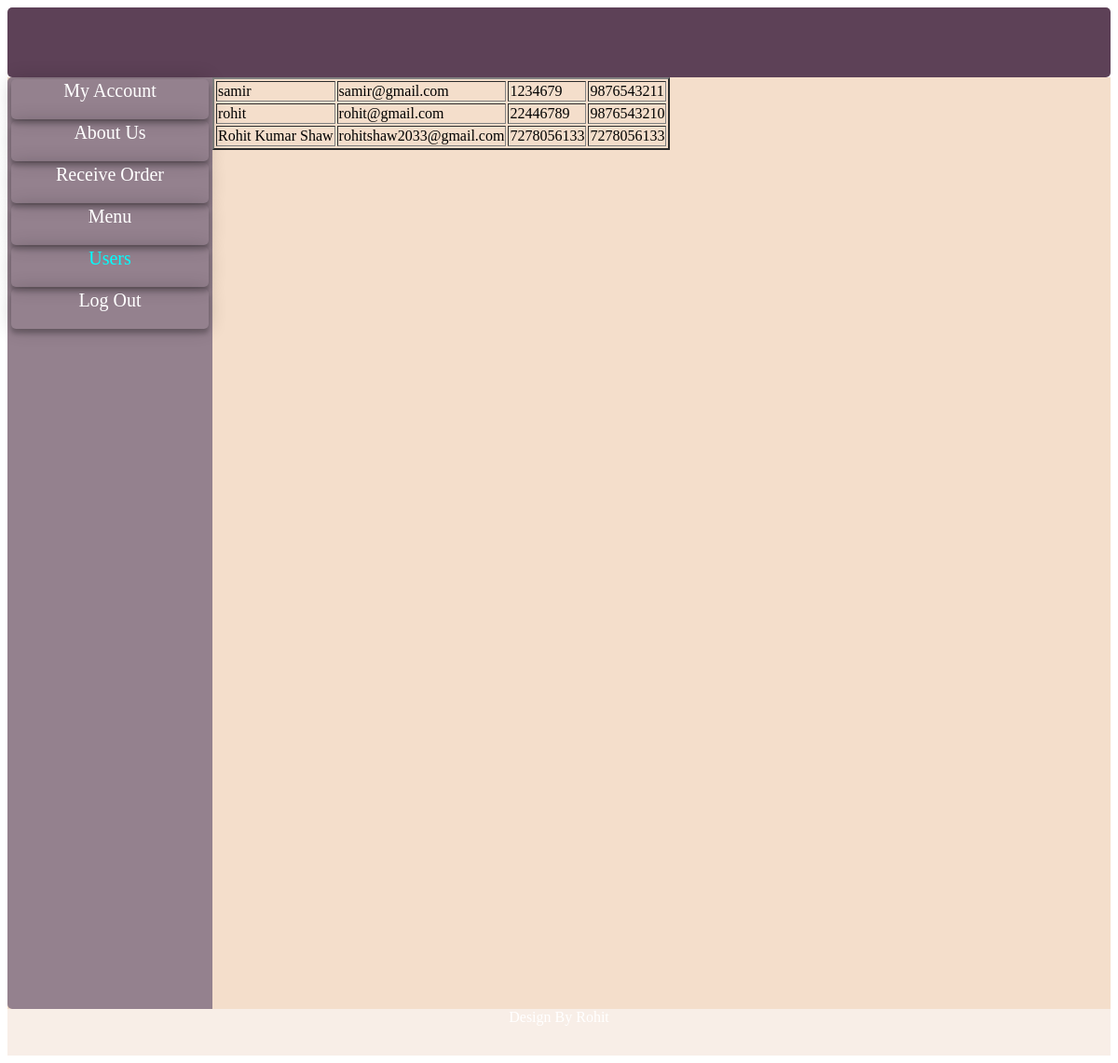
Page /user/user.php on the committed database.
### tables this page shows
CREATE TABLE `user` (
  `id` int(10) NOT NULL,
  `Name` varchar(50) NOT NULL,
  `Email` varchar(50) NOT NULL,
  `Password` varchar(50) NOT NULL,
  `Mobile` varchar(20) NOT NULL
);

### user/user.php (the view, shortened to what this page needs)
<?php
$con=mysqli_connect("localhost","root","","admin");
?>
<!doctype html>
<html>
<head>
</head>
	<body>
    <div id="head"></div>
    <div id="side">
    <table align="center">
    <tr><td style="border-radius:5px; text-align:center;box-shadow: 0 0 20px 0 rgba(0, 0, 0, 0.2), 0 5px 5px 0 rgba(0, 0, 0, 0.24); width:210px;"><a href="myaccount.php">My Account</a></br></br></td></tr>
      <tr><td style="border-radius:5px; text-align:center;box-shadow: 0 0 20px 0 rgba(0, 0, 0, 0.2), 0 5px 5px 0 rgba(0, 0, 0, 0.24);"><a href="#">About Us</a></br></br></td></tr>
        <tr><td style="border-radius:5px;text-align:center;box-shadow: 0 0 20px 0 rgba(0, 0, 0, 0.2), 0 5px 5px 0 rgba(0, 0, 0, 0.24);"><a href="h.php">Receive Order</a></br></br></td></tr>
          <tr><td style="border-radius:5px; text-align:center;box-shadow: 0 0 20px 0 rgba(0, 0, 0, 0.2), 0 5px 5px 0 rgba(0, 0, 0, 0.24);"><a href="categoies.php">Menu</a></br></br></td></tr>
          <tr><td style="border-radius:5px;text-align:center;box-shadow: 0 0 20px 0 rgba(0, 0, 0, 0.2), 0 5px 5px 0 rgba(0, 0, 0, 0.24);"><a href="user.php" style="color:#0FF;">Users</a></br></br></td></tr>
            <tr><td style="border-radius:5px; text-align:center;box-shadow: 0 0 20px 0 rgba(0, 0, 0, 0.2), 0 5px 5px 0 rgba(0, 0, 0, 0.24);"><a href="h.php">Log Out</a></br></br></td></tr>
    </table>
    </div>
    <div id="side1">
    <table border="2">
    <?php
	$x=mysqli_query($con,"select * from user");
	while($t=mysqli_fetch_array($x))
	{
	?>
		<tr><td><?php echo $t['Name'];?></td>
        <td><?php echo $t['Email'];?></td>
        <td><?php echo $t['Password'];?></td>
        <td><?php echo $t['Mobile'];?></td></tr>
        <?php
        }
	?>
    </table>
    </div>
    <div id="th"><center style="color:white;">Design By Rohit</center></div>
</body>
</html>

### user/user.php (style rules this page uses)
#head { width:auto; height:75px; background-color:#5D4157; border-radius:5px; }
#side { width:220px; height:1000px; background-color:#94818E; float:left; border-bottom-left-radius:5px; border-top-left-radius:5px; }
#th { height:50px; width:auto; background-color:#F8EEE7; }
#side1 { wdith:750px; height:1000px; background-color:#F4DECB; }
a { text-align: center; color:white; font-size: 20px; border-radius: 3px; border: none; height: 25px; width: 150px; text-decoration:none; }

### rows in the picture
user: Name "samir", Email "samir@gmail.com", Password "1234679", Mobile "9876543211"
user: Name "rohit", Email "rohit@gmail.com", Password "22446789", Mobile "9876543210"
user: Name "Rohit Kumar Shaw", Email "rohitshaw2033@gmail.com", Password "7278056133", Mobile "7278056133"
